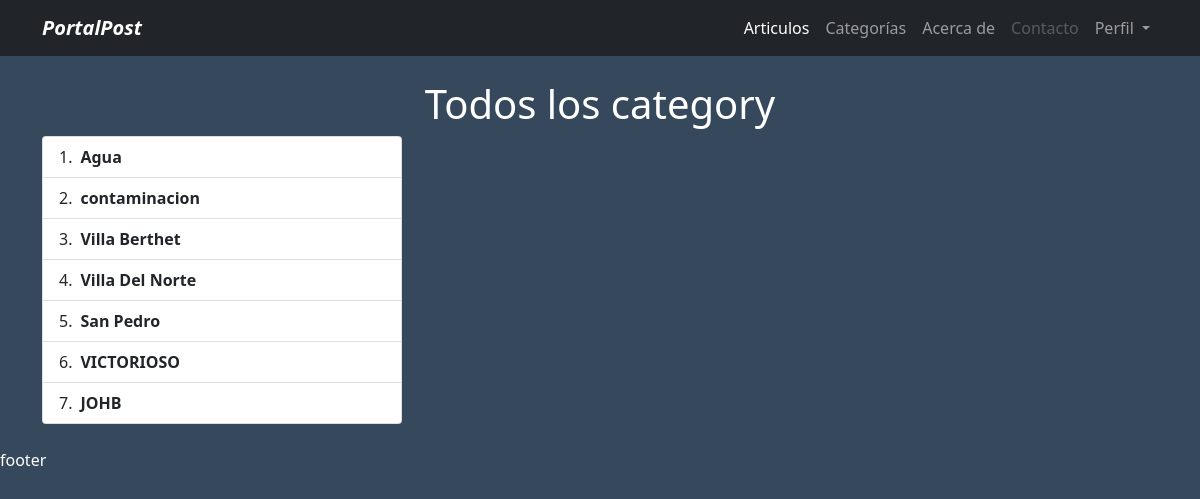
Page /all-category/ on the committed database.
### articulo/models.py (models this page shows, shortened)
class Category(models.Model):
    name = models.CharField(max_length=50)

### articulo/views.py (the view)
# urls.py: path('all-category/', AllCategoriaView.as_view(), name="all_category"),
class AllCategoriaView(View):
    def get(self, request, *args, **kwargs):
        categorys = Category.objects.all()
        context = {
            'categorys': categorys
        }
        return render(request, 'category/all_category.html', context)

### articulo/templates/category/all_category.html (shortened to what this page needs)
{% extends 'layout.html' %}
{% block content %}
<div class="text-center">
    <h1>Todos los category</h1>
    <div class="row row-cols-1 row-cols-md-3 g-4">
        <ol class="list-group list-group-numbered">
            {% for category in categorys %}
            <li class="list-group-item d-flex justify-content-between align-items-start">
                <div class="ms-2 me-auto">
                    <div class="fw-bold">{{ category.name }}</div>
                </div>
            </li>
            {% endfor %}
        </ol>
    </div>
</div>
{% endblock %}

### articulo/static/main.css (style rules this page uses)
:root { --primary: #041b33cc; }
.color-body { background-color: var(--primary); color: white; }

### rows in the picture
Category: name "Agua"
Category: name "contaminacion"
Category: name "Villa Berthet"
Category: name "Villa Del Norte"
Category: name "San Pedro"
Category: name "VICTORIOSO"
Category: name "JOHB"
